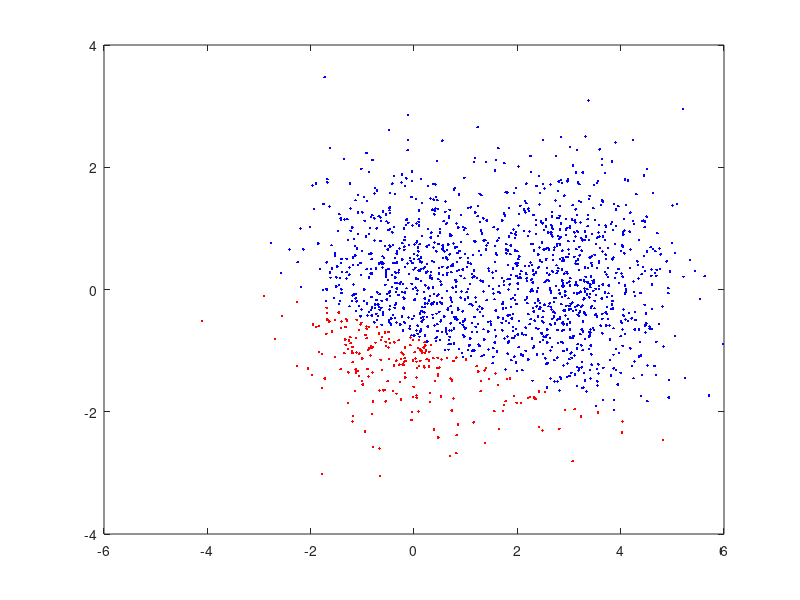

This figure's MATLAB source:
load('dataset1.txt');
load('dataset2.txt');
load('dataset3.txt');

plot(dataset1(:,1),dataset1(:,2),'r.');
%plot(dataset2(:,1),dataset2(:,2));

%does k-means
dataset = dataset1;
k=2;
datasetSize = size(dataset);
numPoints = datasetSize(1);

randOrder = randperm(numPoints);
meanRows = randOrder(1:k);

%assign the cluster rows randomly
currentClusters = zeros(k,2);
for row = 1:k
    currentClusters(row,:) = dataset(meanRows(row),:);
end

%loop through the data points finding the closest cluster
currentClusterAssignments = zeros(numPoints,1);
currentClusterAssn = 1;
cluster1Rows = [];
cluster2Rows = [];
for dataPoint = 1:numPoints
    currentMinDistance = 20;
   for cluster = 1:k
       currentDistance = norm(currentClusters(cluster,:)-dataset(dataPoint,:));
       if(currentDistance < currentMinDistance)
          currentClusterAssignments(dataPoint,1) = cluster; 
          currentClusterAssn = cluster;
       end
       currentMinDistance = currentDistance;
   end
   
   if(currentClusterAssn == 1)
      cluster1Rows = [cluster1Rows;dataset(dataPoint,:)]; 
   elseif(currentClusterAssn == 2)
       cluster2Rows = [cluster2Rows;dataset(dataPoint,:)]; 
   end
end

plot(cluster1Rows(:,1),cluster1Rows(:,2),'r.',cluster2Rows(:,1),cluster2Rows(:,2),'b.');

%reassign the clusters
currentClusters(1,:) = [mean(cluster1Rows(:,1)) mean(cluster1Rows(:,2))];
currentClusters(2,:) = [mean(cluster2Rows(:,1)) mean(cluster2Rows(:,2))];
